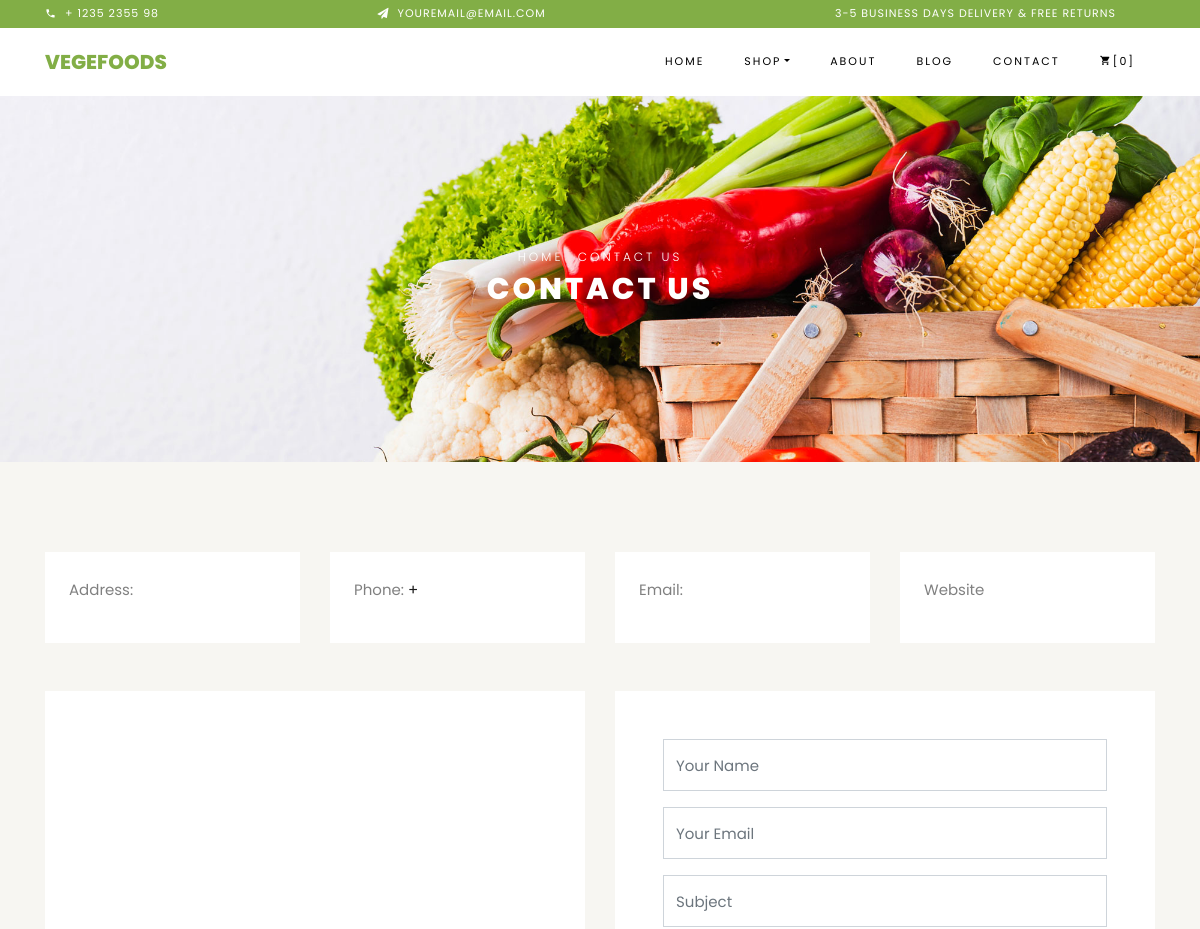
The page /contact-us/ (upper part) on the database as committed earlier.
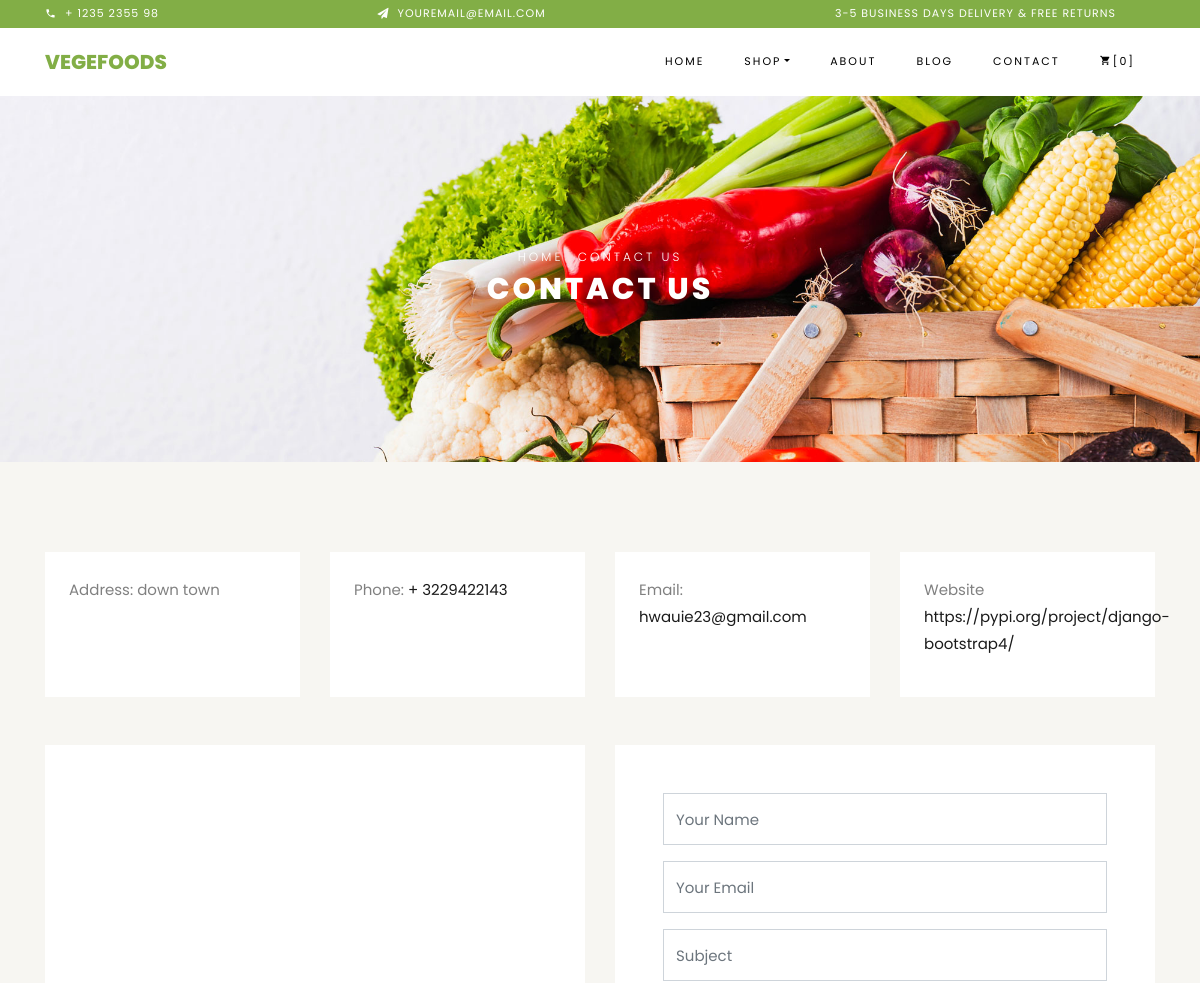
The same page on the database as committed later.
### contact/models.py (models this page shows, shortened)
class Contact(models.Model):
    name = models.CharField(_("name"), max_length=50)
    address = models.CharField(_("address"), max_length=50)
    phone = models.CharField(_("phone"), max_length=50)
    email = models.EmailField(_("email"), max_length=254)
    website = models.CharField(_("website"), max_length=50)
    message = models.TextField(_("message"))
    subject = models.CharField(_("subject"), max_length=50)
    class Meta:
        verbose_name = _("Contact")
        verbose_name_plural = _("Contacts")

### contact/views.py (the view)
# urls.py: path('' , views.contact , name='contact'),
def contact(request):
    info = Contact.objects.first()
    if request.method == 'POST':
        name = request.POST['name']
        email = request.POST['email']
        message = request.POST['message']
        subject = request.POST['subject']
        send_mail(name , message , settings.EMAIL_HOST_USER , [email]  , fail_silently=False )
    return render(request , 'contact/contact-us.html' , {
        'info': info
    })

### templates/contact/contact-us.html (shortened to what this page needs)
{% extends 'base.html' %}
{% load static  %}
{% block content  %}
    <div class="hero-wrap hero-bread" style="background-image: url('{% static 'images/bg_1.jpg' %}');">
      <div class="container">
        <div class="row no-gutters slider-text align-items-center justify-content-center">
          <div class="col-md-9 ftco-animate text-center">
          	<p class="breadcrumbs"><span class="mr-2"><a href="index.html">Home</a></span> <span>Contact us</span></p>
            <h1 class="mb-0 bread">Contact us</h1>
          </div>
        </div>
      </div>
    </div>
    <section class="ftco-section contact-section bg-light">
      <div class="container">
      	<div class="row d-flex mb-5 contact-info">
          <div class="col-md-3 d-flex">
          	<div class="info bg-white p-4">
	            <p><span>Address:</span> {{ info.address }}</p>
	          </div>
          </div>
          <div class="col-md-3 d-flex">
          	<div class="info bg-white p-4">
	            <p><span>Phone:</span> <a href="tel://1234567920">+ {{ info.phone }}</a></p>
	          </div>
          </div>
          <div class="col-md-3 d-flex">
          	<div class="info bg-white p-4">
	            <p><span>Email:</span> <a href="mailto:info@yoursite.com">{{info.email }}</a></p>
	          </div>
          </div>
          <div class="col-md-3 d-flex">
          	<div class="info bg-white p-4">
	            <p><span>Website</span> <a href="#">{{ info.website }}</a></p>
	          </div>
          </div>
        </div>
        <div class="row block-9">
          <div class="col-md-6 order-md-last d-flex">
            <form action="#" method="POST" class="bg-white p-5 contact-form">
              <div class="form-group">
                <input type="text" name="name" class="form-control" placeholder="Your Name">
              </div>
              <div class="form-group">
                <input type="text" name="email" class="form-control" placeholder="Your Email">
              </div>
              <div class="form-group">
                <input type="text" name="subject" class="form-control" placeholder="Subject">
              </div>
            </form>
          </div>
          <div class="col-md-6 d-flex">
          	<div id="map" class="bg-white"></div>
          </div>
        </div>
      </div>
    </section>
    {% endblock content %}

### templates/base.html (shortened to what this page needs)
{% load static %}
<!DOCTYPE html>
<html lang="en">
  <head>
    <link rel="stylesheet" href="{% static 'css/open-iconic-bootstrap.min.css' %}">
    <link rel="stylesheet" href="{% static 'css/animate.css' %}">
    <link rel="stylesheet" href="{% static 'css/owl.carousel.min.css' %}">
    <link rel="stylesheet" href="{% static 'css/owl.theme.default.min.css' %}">
    <link rel="stylesheet" href="{% static 'css/magnific-popup.css' %}">
    <link rel="stylesheet" href="{% static 'css/aos.css' %}">
    <link rel="stylesheet" href="{% static 'css/ionicons.min.css' %}">
    <link rel="stylesheet" href="{% static 'css/bootstrap-datepicker.css' %}">
    <link rel="stylesheet" href="{% static 'css/jquery.timepicker.css' %}">
    <link rel="stylesheet" href="{% static 'css/flaticon.css' %}">
    <link rel="stylesheet" href="{% static 'css/icomoon.css' %}">
    <link rel="stylesheet" href="{% static 'css/style.css' %}">
  </head>
  <body class="goto-here">
	<div class="py-1 bg-primary">
    	<div class="container">
    		<div class="row no-gutters d-flex align-items-start align-items-center px-md-0">
	    		<div class="col-lg-12 d-block">
		    		<div class="row d-flex">
		    			<div class="col-md pr-4 d-flex topper align-items-center">
					    	<div class="icon mr-2 d-flex justify-content-center align-items-center"><span class="icon-phone2"></span></div>
						    <span class="text">+ 1235 2355 98</span>
					    </div>
					    <div class="col-md pr-4 d-flex topper align-items-center">
					    	<div class="icon mr-2 d-flex justify-content-center align-items-center"><span class="icon-paper-plane"></span></div>
						    <span class="text">youremail@email.com</span>
					    </div>
					    <div class="col-md-5 pr-4 d-flex topper align-items-center text-lg-right">
						    <span class="text">3-5 Business days delivery &amp; Free Returns</span>
					    </div>
				    </div>
			    </div>
		    </div>
		  </div>
    </div>
    <nav class="navbar navbar-expand-lg navbar-dark ftco_navbar bg-dark ftco-navbar-light" id="ftco-navbar">
	    <div class="container">
	      <a class="navbar-brand" href="index.html">Vegefoods</a>
	      <div class="collapse navbar-collapse" id="ftco-nav">
	        <ul class="navbar-nav ml-auto">
	          <li class="nav-item active"><a href="index.html" class="nav-link">Home</a></li>
	          <li class="nav-item dropdown">
              <a class="nav-link dropdown-toggle" href="#" id="dropdown04" data-toggle="dropdown" aria-haspopup="true" aria-expanded="false">Shop</a>
            </li>
	          <li class="nav-item"><a href="about.html" class="nav-link">About</a></li>
	          <li class="nav-item"><a href="blog.html" class="nav-link">Blog</a></li>
	          <li class="nav-item"><a href="contact.html" class="nav-link">Contact</a></li>
	          <li class="nav-item cta cta-colored"><a href="cart.html" class="nav-link"><span class="icon-shopping_cart"></span>[0]</a></li>
	        </ul>
	      </div>
	    </div>
    </nav>
    {% block content  %}
    {% endblock content  %}
    </body>
  </html>

### static/css/icomoon.css (style rules this page uses)
[class^="icon-"], [class*=" icon-"] { font-family: 'icomoon' !important; speak: none; font-style: normal; font-weight: normal; font-variant: normal; text-transform: none; line-height: 1; -webkit-font-smoothing: antialiased; -moz-osx-font-smoothing: grayscale; }
.icon-paper-plane:before { content: "\f1d8"; }
.icon-phone2:before { content: "\e0cd"; }
.icon-shopping_cart:before { content: "\e8cc"; }

Rows that differ between the two databases and show on the page:
added Contact: address "down town", phone "3229422143", email "hwauie23@gmail.com", website "https://pypi.org/project/django-bootstrap4/"
